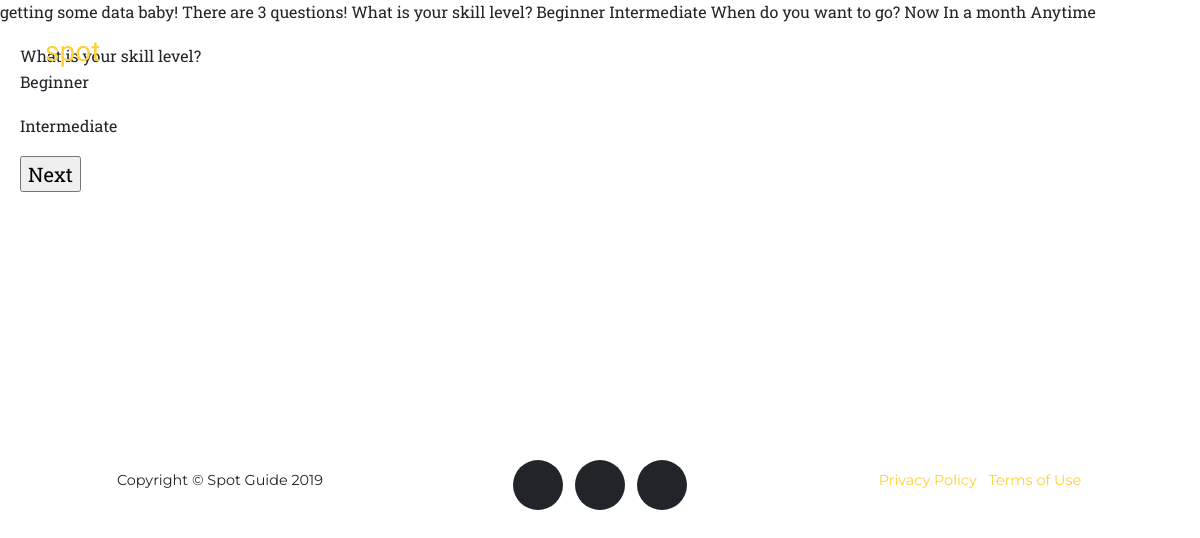
Page /embedded/ on the earlier database version.
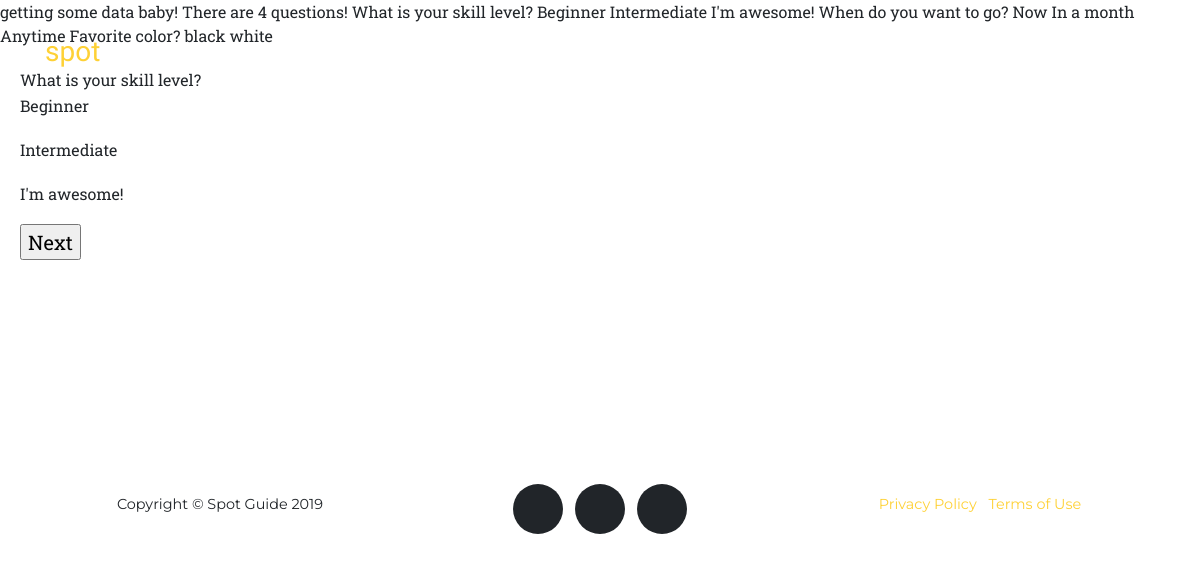
Same page on the later database version.
### wizard/models.py (models this page shows, shortened)
class Question(models.Model):
    question = models.CharField(max_length=200)
    priority = models.CharField(max_length=200)

class Answer(models.Model):
    question = models.ForeignKey('Question', on_delete=models.SET_NULL, null=True)
    text = models.CharField(max_length=200)

### wizard/views.py (the view)
# urls.py: path('embedded/', views.embedded_wizard, name='embedded'),
def embedded_wizard(request):
    num_questions = Question.objects.count() + 1
    context = {'questions' : Question.objects.all().order_by('-priority'), 'num_questions' : num_questions}
    return render(request, 'embedded_wizard.html', context=context)

### wizard/templates/embedded_wizard.html
{% extends "base.html" %}
{% block content %}
{% include "embed.html" %}
{% endblock %}

### wizard/templates/embed.html (shortened to what this page needs)
{% if questions %}
getting some data baby!
There are {{ num_questions }} questions!
{% endif %}
{% for q in questions %}
	{{ q.question }}
	{% for answer in q.answer_set.all %}
		{{answer.text }}
	{% endfor %}
{% endfor %}
<div class="mycontainer">
  <div class="innerLiner" style="width:{{num_questions}}00%">
  {% for q in questions %}
	  <span class="box">
      {{ q.question }}
      {% for answer in q.answer_set.all %}
		 <p>{{answer.text }}</p>
	  {% endfor %}
      <input class="nextBtn" type="button" value="Next">
    </span>
  {% endfor %}
  </div>
</div>

Differences in the rows shown:
added Answer: text "I'm awesome!", shown under Question "What is your skill level?"
added Question: question "Favorite color?"
added Answer: text "black", shown under "Favorite color?"
added Answer: text "white", shown under "Favorite color?"
Other differences:
{{ num_questions }}: "3" → "4"
